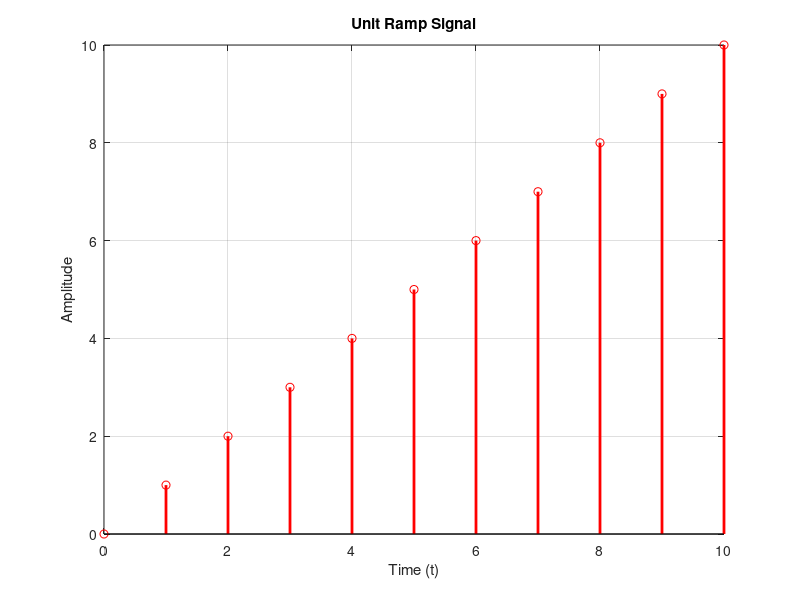

The MATLAB script that drew this image:

% Generate Unit Ramp Signal

% Parameters
t = 0:10;  % Time vector from 0 to 10 with a step size of 0.1

% Plot the unit ramp signal
figure;
stem(t, t, 'r', 'LineWidth', 2);
xlabel('Time (t)');
ylabel('Amplitude');
title('Unit Ramp Signal');
grid on;